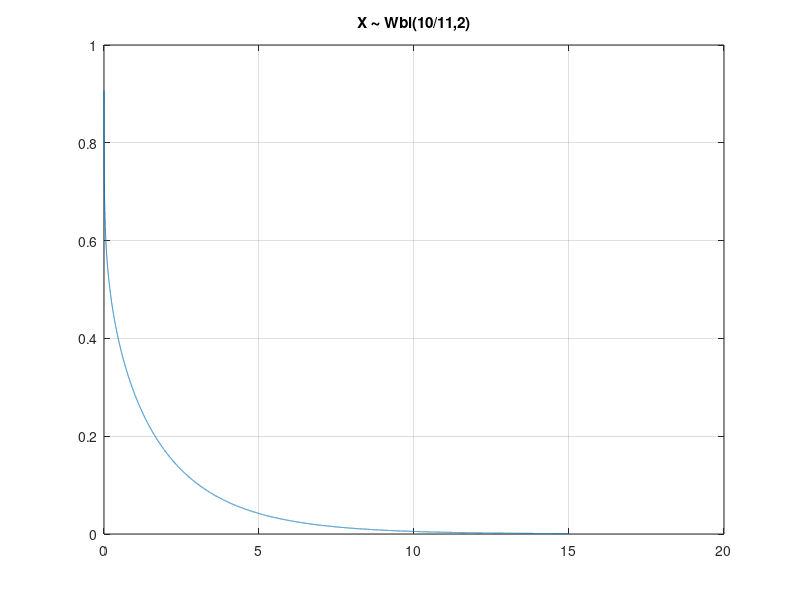
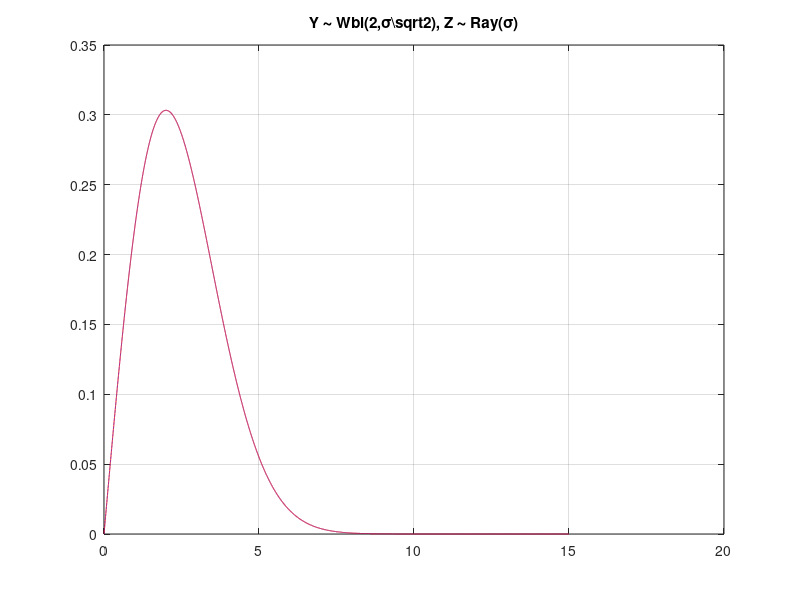
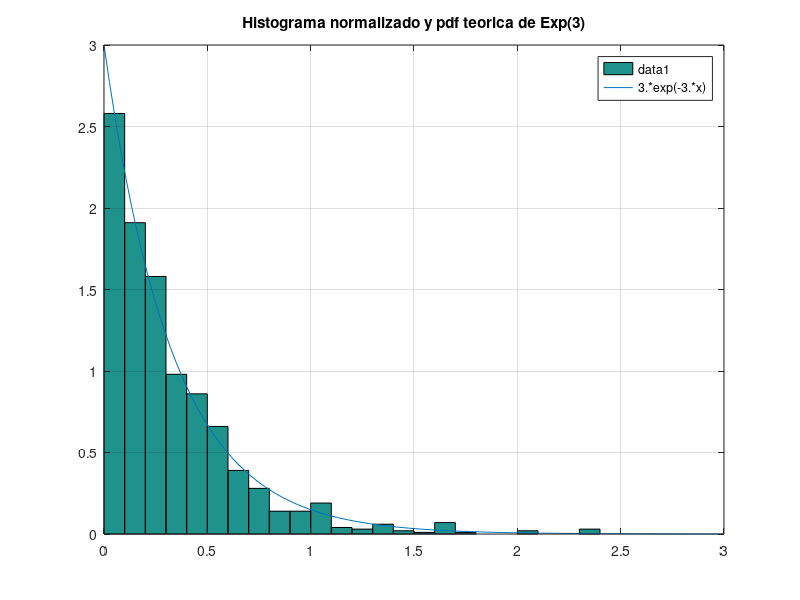

Reproduce these figures in MATLAB, in order. (Note: this script raises an error after producing the figures.)
%=====================================================================
% CAPITULO 4. MODELOS PROBABILISTICOS, SIMULACION Y CADENAS DE MARKOV EN TELECOMUNICACIONES
% Matematica computacional para telecomunicaciones.
% Un enfoque practico con Octave y MATLAB.
% Irene Gomez Bueno y Pablo Guerrero Garcia.
%
% Ejecutar desde esta carpeta tras haber ejecutado iniciar.m en la raiz
% del repositorio.
%=====================================================================

%% ---------------------------------------------------
%% Simulacion de medidas aleatorias en un sistema de telecomunicaciones
%% ---------------------------------------------------
disp('--------------------')
disp('Simulacion de medidas aleatorias en un sistema de telecomunicaciones')
disp('--------------------')
format compact

pkg load statistics;

disp('--------------------')
disp('Apartado a)')
disp('--------------------')

k = 10/11; lambda = 2;
xs = 0:1e-3:15;
ys = wblpdf(xs,lambda,k);

figure(1);
plot(xs,ys), grid on
title('X \sim Wbl(10/11,2)')

disp('--------------------')
disp('Apartado b)')
disp('--------------------')

sigma = 2; k = 2; lambda = sigma*sqrt(2);

yws = wblpdf(xs,lambda,k);
yrs = raylpdf(xs,sigma);

figure(2);
plot(xs,yws,'r-',xs,yrs,'b:'), grid on
title('Y \sim Wbl(2,\sigma\sqrt{2}), Z \sim Ray(\sigma)')

disp('--------------------')
disp('Apartado c)')
disp('--------------------')

N1 = 4+7*randn(5,10)
N1b = normrnd(4,7,5,10)

N2 = -3+2*randn(5,10)
N2b = normrnd(-3,2,5,10)

U1 = unidrnd(6,5,10)

U2 = unifrnd(-2,2,5,10)

B = binornd(100,0.4,5,10)
P = poissrnd(9,5,10)
R = raylrnd(4,5,10)

p = 1-0.70; %Geo(q=0.70), con q = probabilidad de fracaso
G = geornd(p,5,10)+1

%Apartado d)
disp('--------------------')
disp('Apartado d)')
disp('--------------------')

mean(N1(:)), std(N1(:),1)
mean(N2(:)), std(N2(:),1)
mean(U1(:)), std(U1(:),1)
mean(U2(:)), std(U2(:),1)
mean(B(:)), std(B(:),1)
mean(P(:)), std(P(:),1)
mean(R(:)), std(R(:),1)
mean(G(:)), std(G(:),1)

disp('--------------------')
disp('Apartado e)')
disp('--------------------')

disp('Variables discretas: U(6), Bin(100,0.4), Poi(9), Geo(0.7)')
disp('Variables continuas: N(4,7), N(-3,2), U(-2,2), Ray(4)')

%% ---------------------------------------------------
%% Simulacion mediante TIP y metodo de Montecarlo
%% ---------------------------------------------------
disp('--------------------')
disp('Simulacion mediante TIP')
disp('--------------------')
format compact
pkg load statistics;

disp('--------------------')
disp('Apartado a)')
disp('--------------------')

%Simulacion TIP de la seleccion de recurso
clear all;
xis = 1:6; %soporte
pxis = [0.1 0.2 0.4 0.1 0.1 0.1]; %pdf
Fxis = cumsum(pxis); %cdF

u = rand %valor uniforme en (0,1)
find(u < Fxis); xis(ans(1))
%nos quedamos con el primer recurso cuya cdF acumulada supera a u

disp('--------------------')
disp('Apartado b)')
disp('--------------------')

function y = sim_TIP_Montecarlo(instante,vez,intentos)
% Estudia por simulacion (Montecarlo) la probabilidad de que:
% en el instante numero "instante" aparezca por "vez"-esima vez
% el recurso 5, usando simulacion TIP de la variable discreta.
%
% Interpretacion:
% - En cada instante se selecciona un recurso segun una distribucion discreta.
% - Queremos que el "vez"-esimo 5 ocurra exactamente en ese instante.
%
% Esto corresponde a una variable NegBin(vez,p), donde p=0.1.

pxis = [0.1 0.2 0.4 0.1 0.1 0.1]; xis = 1:6; Fxis = cumsum(pxis);

exitos = 0;
for n = 1:intentos
   s = 0; %contador de veces que aparece el recurso 5
   for k = 1:instante
      find(rand < Fxis); recurso = xis(ans(1));
      u = (recurso == 5); %1 si sale 5, 0 si no
      s = s + u;
   end

   %Comprobamos que:
   % - han salido exactamente "vez" veces el recurso 5
   % - y el ultimo instante ha sido un 5
   if (s == vez) && (u == 1)
      exitos = exitos + 1;
   end
end
y = exitos/intentos;
endfunction;

sim_TIP_Montecarlo(20,3,10000)

% Comparacion con el valor teorico
% Estamos modelando el numero de fallos cometidos hasta obtener la tercera vez el recurso 5.
% Esto sigue una distribucion binomial negativa NegBin(n,p), donde:
%   n = 3  (numero de exitos que queremos)
%   p = 0.1 (probabilidad de exito en cada instante, es decir, obtener un 5)
% Queremos calcular:
%  P(que el 3er exito ocurra en el instante 20)
% En una NegBin(n,p), la funcion nbinpdf(k,n,p) en Octave devuelve:
%  P(que haya k fallos antes del n-esimo exito)
% Si el n-esimo exito ocurre en el instante 20:
%   - hay 3 exitos en total
%   - por tanto, hay 20 - 3 = 17 fallos antes del ultimo exito
% Por eso usamos:
%   k = 17, n = 3, p = 0.1

nbinpdf(17,3,0.1)

disp('--------------------')
disp('Apartado c)')
disp('--------------------')

N = 1000;        % numero de muestras que vamos a generar
lambda = 3;      % parametro de la exponencial Exp(lambda)
% Simulacion TIP de una variable exponencial
% Si U ~ U(0,1), entonces X = -log(1-U)/lambda ~ Exp(lambda)
% Generamos N valores independientes de la variable exponencial
t = -log(1-rand(1,N))/lambda;
% Construccion del histograma
% Dividimos el intervalo [0,lambda] en subintervalos de amplitud 0.1
% histc cuenta cuantos valores caen en cada intervalo
ni = histc(t,0:0.1:lambda); % frecuencias absolutas
% Representacion del histograma normalizado
% Para aproximar la densidad:
% dividimos las frecuencias entre (N * amplitud del intervalo = 0.1)
figure(3)
bar(0:0.1:lambda,ni/(0.1*N),'histc')
% La pdf de una Exp(3) es: f(x)=3*exp(-3*x)
% La representamos en el mismo grafico para comparar
hold on
fplot('3*exp(-3*x)',[0 3])
hold off
grid on
title('Histograma normalizado y pdf teorica de Exp(3)')

disp('--------------------')
disp('Estimacion de cobertura mediante Montecarlo e intervalos de confianza')
disp('--------------------')
format compact

% Generacion de puntos (Montecarlo)
% Simulamos N posibles terminales distribuidos uniformemente en R
N = 1e4;
x = [20*rand(N,1) 10*rand(N,1)]; % peticiones de servicio en [0,20]x[0,10]

% Comprobacion de cobertura por cada antena:
% Para cada antena, calculamos la distancia al punto
% y comprobamos si es menor o igual que el radio (3 km)

%veamos si las señales estan cubiertas por la antena centrada en (-1,5).
%Para ello, estudiamos si la distancia de la señal a la antena es menor o
%igual que 3. c1 es un vector booleano donde 0 indica que la señal
%no queda cubierta por la antena y 1 indica que queda cubierta
xx=[x(:,1)+1 x(:,2)-5];d1=sqrt(xx(:,1).^2+xx(:,2).^2);c1=(d1<=3);

%veamos si las señales estan cubiertas por la antena centrada en (5,4).
xx=[x(:,1)-5 x(:,2)-4];d2=sqrt(xx(:,1).^2+xx(:,2).^2);c2=(d2<=3);

%veamos si las señales estan cubiertas por la antena centrada en (15,7).
xx=[x(:,1)-15 x(:,2)-7];d3=sqrt(xx(:,1).^2+xx(:,2).^2);c3=(d3<=3);

%veamos si las señales estan cubiertas por la antena centrada en (10,1).
xx=[x(:,1)-10 x(:,2)-1];d4=sqrt(xx(:,1).^2+xx(:,2).^2);c4=(d4<=3);

%veamos si las señales estan cubiertas por la antena centrada en (12,2).
xx=[x(:,1)-12 x(:,2)-2];d5=sqrt(xx(:,1).^2+xx(:,2).^2);c5=(d5<=3);

%veamos si las señales estan cubiertas por la antena centrada en (19,1).
xx=[x(:,1)-19 x(:,2)-1];d6=sqrt(xx(:,1).^2+xx(:,2).^2);c6=(d6<=3);

%veamos si las señales estan cubiertas por la antena centrada en (15,2).
xx=[x(:,1)-15 x(:,2)-2];d7=sqrt(xx(:,1).^2+xx(:,2).^2);c7=(d7<=3);

% Numero de antenas que cubren cada peticion de servicio
c = c1 + c2 + c3 + c4 + c5 + c6 + c7;

disp('-------------------------------------------------')
disp('Apartado a): cobertura por al menos una antena')
disp('-------------------------------------------------')

Na = sum(c > 0);      % numero de peticiones cubiertas
p = Na/N;             % proporcion estimada
S = p*20*10;      % area estimada (area total = 200)

q = 1-p;

% Intervalo de confianza (95%)
alfa=1-0.95; rho=alfa/2;
pkg load statistics;
zc=norminv(1-rho,0,1)

Ip = [p - zc*sqrt(p*q/N), p + zc*sqrt(p*q/N)]
Is = Ip*200 % intervalo para el area

disp('--------------------------------------------------')
disp(' Apartado b): cobertura por mas de una antena')
disp('--------------------------------------------------')

Nb = sum(c > 1); % peticiones con solapamiento
pb = Nb/N;
Sb = pb*200;

qb = 1-pb;

Ipb = [pb - zc*sqrt(pb*qb/N), pb + zc*sqrt(pb*qb/N)]
Isb = Ipb*200

disp('--------------------')
disp('Cobertura con poblacion no uniforme (normal bivariante)')
disp('--------------------')
format compact
pkg load statistics;

disp('--------------------------------------------------')
disp(' Apartado a): Generacion de puntos (normal bivariante)')
disp('--------------------------------------------------')

N = 1e4;
mu = [12;6];
Sigma = [3 0.5; 0.5 2];
x = mvnrnd(mu',Sigma,N); %puntos no uniformes

disp('--------------------------------------------------')
disp(' Apartado b): Proporcion de usuarios cubiertos por al menos una antena')
disp('--------------------------------------------------')

%--------------------------------------------------
% Filtrado: nos quedamos solo con los puntos en R
%--------------------------------------------------
R = (x(:,1)>=0).*(x(:,1)<=20).*(x(:,2)>=0).*(x(:,2)<=10);
%R es 0 si alguna de esas condiciones no se cumple, y es 1 si todas se cumplen

Nr = sum(R>0); %numero de señales que han caido en el rectangulo R


% Cobertura (igual que antes)
xx=[x(:,1)+1 x(:,2)-5];d1=sqrt(xx(:,1).^2+xx(:,2).^2);c1=(d1<=3);
xx=[x(:,1)-5 x(:,2)-4];d2=sqrt(xx(:,1).^2+xx(:,2).^2);c2=(d2<=3);
xx=[x(:,1)-15 x(:,2)-7];d3=sqrt(xx(:,1).^2+xx(:,2).^2);c3=(d3<=3);
xx=[x(:,1)-10 x(:,2)-1];d4=sqrt(xx(:,1).^2+xx(:,2).^2);c4=(d4<=3);
xx=[x(:,1)-12 x(:,2)-2];d5=sqrt(xx(:,1).^2+xx(:,2).^2);c5=(d5<=3);
xx=[x(:,1)-19 x(:,2)-1];d6=sqrt(xx(:,1).^2+xx(:,2).^2);c6=(d6<=3);
xx=[x(:,1)-15 x(:,2)-2];d7=sqrt(xx(:,1).^2+xx(:,2).^2);c7=(d7<=3);

c = c1+c2+c3+c4+c5+c6+c7;

% Proporcion de cobertura (solo peticiones en R)
Na = sum(c.*R>0); %de las señales en R vemos cuales estan cubiertas por alguna antena

p = Na/Nr %proporcion estimada

q = 1-p;
% Intervalo de confianza
alfa=1-0.95; rho=alfa/2;
zc=norminv(1-rho,0,1);

Ip = [p - zc*sqrt(p*q/Nr), p + zc*sqrt(p*q/Nr)]

disp('--------------------------------------------------')
disp(' Apartado b): Numero de usuarios cubiertos por al menos una antena')
disp('--------------------------------------------------')
Pobl = 25000*p %personas cubiertas
Ipobl = 25000*Ip

disp('--------------------')
disp('Estimacion de probabilidades de retardo mediante Montecarlo')
disp('--------------------')
format compact
pkg load statistics;

disp('-----------------------------------------------')
disp('Apartado a): suma de retardos Erlang/Gamma')
disp('-----------------------------------------------')

% Recordemos que una Erl(n,beta) es una Gamma con parametro de forma n
% y parametro de escala beta, cuando n es natural

N = 1e4; %numero de simulaciones
cont = 0;  %contador de exitos
for k = 1:N
  % Generamos un retardo de cada subsistema
  x1 = gamrnd(2,5);
  x2 = gamrnd(3,3);
  % Comprobamos si el retardo total supera el umbral
  if x1 + x2 > 10
     cont = cont + 1;
  end
end

p = cont/N %proporcion estimada
q = 1 - p;
% Intervalo de confianza al 95%
alfa = 1 - 0.95; rho = alfa/2;
zc = norminv(1-rho,0,1);

Ip = [p - zc*sqrt(p*q/N), p + zc*sqrt(p*q/N)]

disp('-----------------------------------------------------------')
disp('Apartado b): suma de retardos exponenciales independientes')
disp('-----------------------------------------------------------')

N = 1e5;   %numero de simulaciones
cont = 0;  %contador de exitos
for k = 1:N
  % Generamos un vector con los 10 retardos exponenciales
  % En Octave, exprnd usa el parametro beta = 1/lambda
  x = exprnd(1./(1:10));

  % Comprobamos si el retardo total supera el umbral
  if sum(x) > 3
     cont = cont + 1;
  end
end

p = cont/N %proporcion estimada
q = 1 - p;
% Intervalo de confianza del 99%
alfa = 1 - 0.99; rho=alfa/2;
zc = norminv(1-rho,0,1);

Ip = [p - zc*sqrt(p*q/N), p + zc*sqrt(p*q/N)]

%% ---------------------------------------------------
%% Modelizacion conjunta de dos magnitudes aleatorias
%% ---------------------------------------------------
clear all; format compact;
pkg load symbolic;
syms x y real;

disp('Apartado a)');
% Soporte: x >= 0, x^2 <= y <= 1
I = int(int(x + y, y, x^2, 1), x, 0, 1); % integral doble sobre el soporte
c = 1 / I

disp('Apartado b)');
fx = c * int(x + y, y, x^2, 1);  % para un x fijo, y pertenece a [x^2,1]
fx = simplify(fx)

FX = int(fx, x, 0, x);
FX = simplify(FX)

fy = c * int(x + y, x, 0, sqrt(y)); % para un y fijo, x pertenece a [0, sqrt(y)]
fy = simplify(fy)

FY = int(fy, y, 0, y);
FY = simplify(FY)

disp('Apartado c)');
% Esperanza E(X)
EX = int(x * fx, x, 0, 1);
EX = simplify(EX)

% Varianza V(X) = E(X^2) - (E(X))^2
EX2 = int(x^2 * fx, x, 0, 1);
VX = simplify(EX2 - EX^2)

% Esperanza E(Y)
EY = int(y * fy, y, 0, 1);
EY = simplify(EY)

% Varianza V(Y)
EY2 = int(y^2 * fy, y, 0, 1);
VY = simplify(EY2 - EY^2)

%% ---------------------------------------------------
%% Evolucion temporal de tareas en una red: cadenas de Markov
%% ---------------------------------------------------
disp('--------------------')
disp('Cadena de Markov: evolucion de tareas')
disp('--------------------')
format compact

disp('-----------------------------------------------')
disp('Apartado a): matriz de transicion del sistema')
disp('-----------------------------------------------')

% Matriz de transicion
T=[0.99 0.01 0 0 0;
   0.05 0.8 0.1 0.05 0;
   0 0 0.8 0.15 0.05;
   0 0 0.15 0.85 0;
   0 0 0 0 1]

disp('-----------------------------------------------')
disp('Apartado b): distribucion tras 10, 100 y 10000 instantes')
disp('-----------------------------------------------')

% Funcion de probabilidad inicial
p0=[1 0 0 0 0] %todas las tareas fuera del sistema

% Evolucion teorica
p10=p0*T^10
p100=p0*T^100
p10000=p0*T^10000

disp('-----------------------------------------------')
disp('Apartado c): distribucion estacionaria')
disp('-----------------------------------------------')

[V,D]=eig(T');
autovalores=abs(diag(D))
%1 es simple y todos los demas tienen modulo menor
v=V(:,1)';
v=v/sum(v) %normalizamos: pdf estacionaria

disp('-----------------------------------------------')
disp('Apartado d): simulacion TIP de 10^4 tareas')
disp('-----------------------------------------------')

NTARS=1e4;
clear v;
v(1,:)=ones(1,NTARS); %estado inicial: todas en "fuera"
Fxis=cumsum(T,2); %cdF por filas
for k=1:100 %100 instantes
  for c=1:NTARS
    e=v(k,c); %estado actual
    x=rand;
    find(x < Fxis(e,:));
    v(k+1,c)=ans(1);
  end
end

disp('----------------------------------------------------')
disp('Frecuencias empiricas tras 10 y 100 instantes')
disp('----------------------------------------------------')

v10=v(11,:);
Freq10=[sum(v10==1) sum(v10==2) sum(v10==3) sum(v10==4) sum(v10==5)]/NTARS

v100=v(101,:);
Freq100=[sum(v100==1) sum(v100==2) sum(v100==3) sum(v100==4) sum(v100==5)]/NTARS

disp('----------------------------------------------------')
disp('Visualizacion: cada 500 tareas, cada 4 instantes')
disp('----------------------------------------------------')

v(1:4:end,1:500:NTARS)
